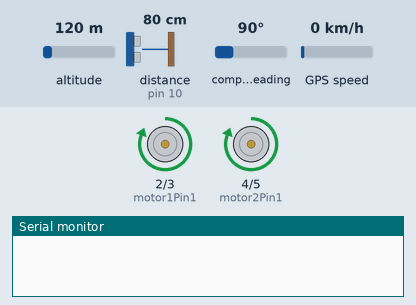
Recording of a sketch running on a simulated Arduino Uno, built with avr-gcc and run on an emulated ATmega328P. On the bench: motor-driver pin pairs drawn as motors (green arrow = first pin HIGH = forward, orange = second pin HIGH = backward, longer = more drive), the last lines printed to the serial monitor. Wiring (inferred from the names in the program): ultrasonic range finder: trigger pin 9; echo pin 10. The test bench sets the inputs (shaded band); at power-on: distance to the obstacle (sensor on pin 10) 80 cm, altitude 120 m, compass heading 90°, GPS speed 0 km/h. The echo pulse lasts 58.3 µs per cm; the GPS gets a fix after 3 s at 37.7749, -122.4194 with 8 satellites.

Above: at 1.8 s.
1.9 s: distance to the obstacle (sensor on pin 10) set to 23 cm
4.6 s: distance to the obstacle (sensor on pin 10) set to 18 cm
At 6.9 s:
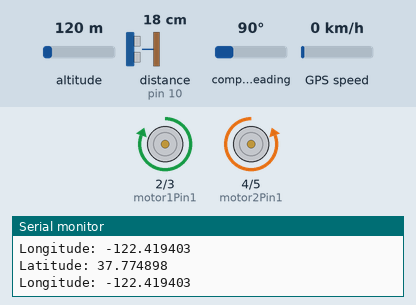
8.8 s: distance to the obstacle (sensor on pin 10) set to 35 cm
At 10.0 s:
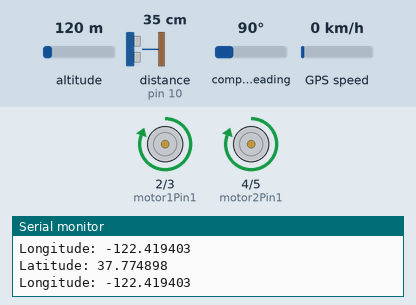
10.8 s: distance to the obstacle (sensor on pin 10) set to 2 cm
At 11.8 s:
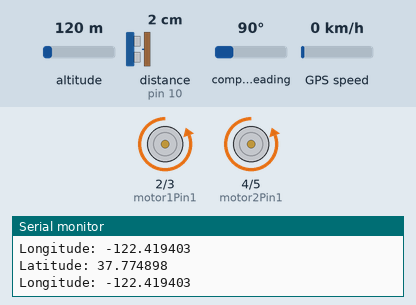
Timing chart, 0 to 16.0 s (numbered marks = the images above; inputs shaded):
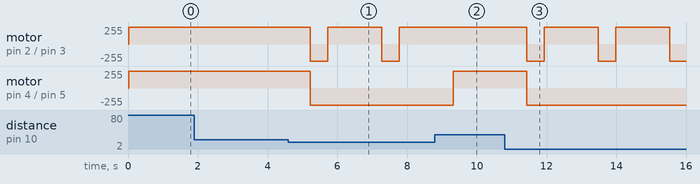

Measured:
- the behaviour switches between 21 and 20 cm on distance to the obstacle (sensor on pin 10) (found by bisection; images 0 and 1)
- after the input at 4.6 s, motor on pin 2 (motor1Pin1) / pin 3 (motor1Pin2): alternates forward 255/255 for 1.6 s and backward 255/255 for 0.50 s, starting after 0.63 s; motor on pin 4 (motor2Pin1) / pin 5 (motor2Pin2): forward 255/255 → backward 255/255 after 0.63 s
- after the input at 8.8 s, motor on pin 2 (motor1Pin1) / pin 3 (motor1Pin2): stays forward 255/255 (without the input it goes to backward 255/255 after 0.53 s); motor on pin 4 (motor2Pin1) / pin 5 (motor2Pin2): backward 255/255 → forward 255/255 after 0.53 s
- after the input at 10.8 s, motor on pin 2 (motor1Pin1) / pin 3 (motor1Pin2): alternates forward 255/255 for 1.6 s and backward 255/255 for 0.50 s, starting after 0.63 s; motor on pin 4 (motor2Pin1) / pin 5 (motor2Pin2): forward 255/255 → backward 255/255 after 0.63 s

The sketch:

lireDonneesCapteurs_moteurs.ino
```cpp
#include <TinyGPS++.h>
#include <SoftwareSerial.h>

#define trigPin 9
#define echoPin 10
#define motor1Pin1 2
#define motor1Pin2 3
#define motor2Pin1 4
#define motor2Pin2 5

TinyGPSPlus gps;
SoftwareSerial ss(4, 3); // RX, TX

void setup() {
  Serial.begin(9600);
  ss.begin(9600);
  pinMode(trigPin, OUTPUT);
  pinMode(echoPin, INPUT);
  pinMode(motor1Pin1, OUTPUT);
  pinMode(motor1Pin2, OUTPUT);
  pinMode(motor2Pin1, OUTPUT);
  pinMode(motor2Pin2, OUTPUT);
}

void loop() {
  // Lecture des données du capteur de distance
  long duration, distance;
  digitalWrite(trigPin, LOW);
  delayMicroseconds(2);
  digitalWrite(trigPin, HIGH);
  delayMicroseconds(10);
  digitalWrite(trigPin, LOW);
  duration = pulseIn(echoPin, HIGH);
  distance = (duration / 2) / 29.1;

  // Lecture des données GPS
  while (ss.available() > 0) {
    gps.encode(ss.read());
    if (gps.location.isUpdated()) {
      Serial.print("Latitude: ");
      Serial.println(gps.location.lat(), 6);
      Serial.print("Longitude: ");
      Serial.println(gps.location.lng(), 6);
    }
  }

  // Implémentation de l'algorithme SLAM pour la navigation
  // (à implémenter)

  // Contrôle des moteurs en fonction de la distance
  if (distance < 20) {
    // Obstacle détecté, reculer
    digitalWrite(motor1Pin1, LOW);
    digitalWrite(motor1Pin2, HIGH);
    digitalWrite(motor2Pin1, LOW);
    digitalWrite(motor2Pin2, HIGH);
    delay(500);
    // Tourner à droite
    digitalWrite(motor1Pin1, HIGH);
    digitalWrite(motor1Pin2, LOW);
    digitalWrite(motor2Pin1, LOW);
    digitalWrite(motor2Pin2, HIGH);
    delay(500);
  } else {
    // Avancer
    digitalWrite(motor1Pin1, HIGH);
    digitalWrite(motor1Pin2, LOW);
    digitalWrite(motor2Pin1, HIGH);
    digitalWrite(motor2Pin2, LOW);
  }

  delay(1000);  // Attente de 1 seconde avant la prochaine lecture
}
```
